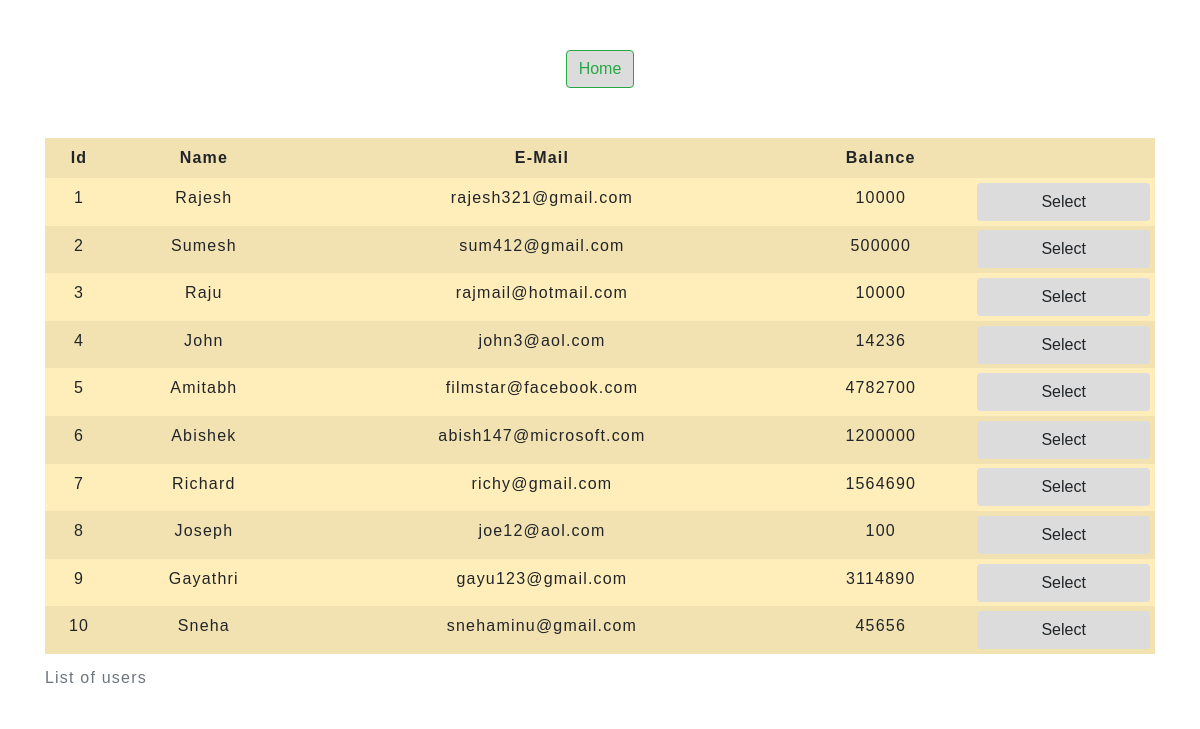
/include/customer.php, run on the app's committed database.
### tables this page shows
CREATE TABLE `customers` (
  `id` int(11) NOT NULL,
  `Name` varchar(255) NOT NULL,
  `Email` varchar(255) NOT NULL,
  `Balance` float(20) NOT NULL
);

### include/customer.php (the view, shortened to what this page needs)
<!DOCTYPE html>
<html lang="en">
<head>
  <link rel="stylesheet" href="https://stackpath.bootstrapcdn.com/bootstrap/4.5.2/css/bootstrap.min.css"
>
  <link rel="stylesheet" type="text/css" href="../css/styles.css">
</head>
<body>
  <?php
  include 'navhome.php';
?>
<?php
    include 'config.php';
    $query = "SELECT * FROM customers";
    $result = mysqli_query($sql,$query);
?>
<div class="container">
            <div class="row">
                <div class="col">
                    <div class="table-responsive-sm">
                    <table class="table table-hover table-sm table-striped table-borderless table-warning">
                    <caption>List of users</caption>
                          <thread class="thread-dark">
                            <tr>
                            <th scope="col" class="text-center py-2">Id</th>
                            <th scope="col" class="text-center py-2">Name</th>
                            <th scope="col" class="text-center py-2">E-Mail</th>
                            <th scope="col" class="text-center py-2">Balance</th>
                            <th scope="col" class="text-center py-2"></th>
                            </tr>
                        </thread>
                <?php
                    while($rows=mysqli_fetch_assoc($result)){
                ?>
                    <tr>
                        <td class="py-2"><?php echo $rows['id'] ?></td>
                        <td class="py-2"><?php echo $rows['Name']?></td>
                        <td class="py-2"><?php echo $rows['Email']?></td>
                        <td class="py-2"><?php echo $rows['Balance']?></td>
                        <td><a href="select.php?id=<?php echo $rows['id'] ;?>"> <button type="button" class="btn btn-hover">Select</button></a></td>
                    </tr>
                <?php
                    }
                ?>
                    </table>
                    </div>
                </div>
            </div>
         </div>
</body>
</html>

### include/navhome.php
<div id="title">
     <ul class="nav nav-pills nav-fill">
          <li class="nav-item">
            <a href="../index.php" class="btn btn-outline-success" tabindex="-1" role="button" >Home</a>
          </li>
      </ul>
  </div>

### css/styles.css (style rules this page uses)
#title { padding-top: 50px; padding-bottom: 50px; background: transparent; }
.nav-item { padding: 0 10px; }
.btn { background-color: gainsboro; }
button { height: 100%; width: 100%; }
* { padding: 0; margin: 0; box-sizing: border-box; font-family: sans-serif; }
table { letter-spacing: 1.2px; }
td { text-align: center; }
button { border:none; background: #616fec; transition: 1s; }

### include/customer.php (style rules this page uses)
body { background-color : white; background-size: cover; height: 100%; width: 100%; background-repeat: no-repeat; background-attachment: fixed; }

### data on the page
customers: id "1", Name "Rajesh", Email "rajesh321@gmail.com", Balance "10000"
customers: id "2", Name "Sumesh", Email "sum412@gmail.com", Balance "500000"
customers: id "3", Name "Raju", Email "rajmail@hotmail.com", Balance "10000"
customers: id "4", Name "John", Email "john3@aol.com", Balance "14236"
customers: id "5", Name "Amitabh", Email "filmstar@facebook.com", Balance "4782700"
customers: id "6", Name "Abishek", Email "abish147@microsoft.com", Balance "1200000"
customers: id "7", Name "Richard", Email "richy@gmail.com", Balance "1564690"
customers: id "8", Name "Joseph", Email "joe12@aol.com", Balance "100"
customers: id "9", Name "Gayathri", Email "gayu123@gmail.com", Balance "3114890"
customers: id "10", Name "Sneha", Email "snehaminu@gmail.com", Balance "45656"
